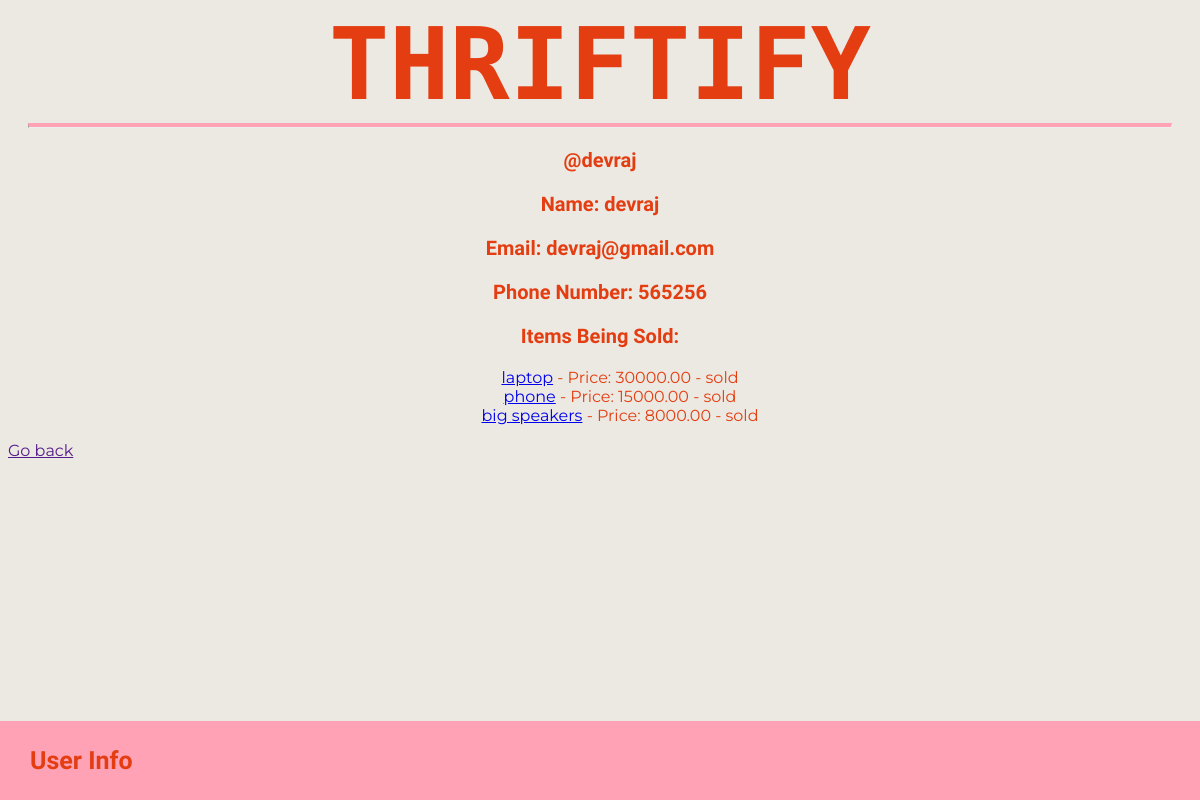
The app's page /user_info/devraj/ with its own data.
### Main/models.py (models this page shows, shortened)
class UserProfile(models.Model):
    name = models.CharField(max_length=100)
    user = models.OneToOneField(User, on_delete=models.CASCADE)
    phone_number = models.CharField(max_length=20)
    email = models.EmailField()

class Item(models.Model):
    STATUS_CHOICES = (
        ("available", "Available"),
        ("sold", "Sold"),
    )
    seller = models.ForeignKey(User, on_delete=models.CASCADE)
    name = models.CharField(max_length=100)
    description = models.TextField()
    price = models.DecimalField(max_digits=10, decimal_places=2)
    picture = models.ImageField(upload_to="item_pictures/")
    status = models.CharField(
        max_length=20, choices=STATUS_CHOICES, default="available"
    )
    bought_by = models.CharField(max_length=150, blank=True, null=True)

### Main/views.py (the view)
# urls.py: path("user_info/<str:username>/", views.user_info, name="user_info"),
def user_info(request, username):
    user_profile = get_object_or_404(UserProfile, user__username=username)
    user_items = Item.objects.filter(seller=user_profile.user)
    return render(
        request,
        "user_info.html",
        {"user_profile": user_profile, "user_items": user_items},
    )

### Main/templates/user_info.html (shortened to what this page needs)
{% extends "master.html" %}
{% block content %}
    <h2><p>@{{ user_profile.user.username }}</p></h2>
    <p>Name: {{ user_profile.name }}</p>
    <p>Email: {{ user_profile.email }}</p>
    <p>Phone Number: {{ user_profile.phone_number }}</p>
    <h3><p>Items Being Sold:</p></h3>
    <center><ul type="none">
    {% for item in user_items %}
        <li><a href="{% url 'product_detail' item.id %}">{{ item.name }}</a> - Price: {{ item.price }} - {{ item.status }}</li>
    {% empty %}
        <li>This user has not sold any items.</li>
    {% endfor %}
    </ul></center>
    <a href="{{request.META.HTTP_REFERER}}">Go back</a>
    <div class="footer">
        <p>User Info</p>
    </div>
{% endblock %}

### Main/templates/user_info.html (style rules this page uses)
p { font-family: "Sono"; text-align: center; font-weight: bold; font-size: 20px; }

### Main/templates/master.html (style rules this page uses)
.footer { position: fixed; left: 0; bottom: 0; width: 100%; background-color: #ffa2b6; color: white; text-align: left; }
.footer p { text-align: left; padding: 0px 10px; font-size: 25px; color: #e43d12; margin-left: 20px; }

### records on screen
UserProfile: user.username "devraj", name "devraj", email "devraj@gmail.com", phone_number "565256"
Item: name "laptop", price "30000.00", status "sold"
Item: name "phone", price "15000.00", status "sold"
Item: name "big speakers", price "8000.00", status "sold"
